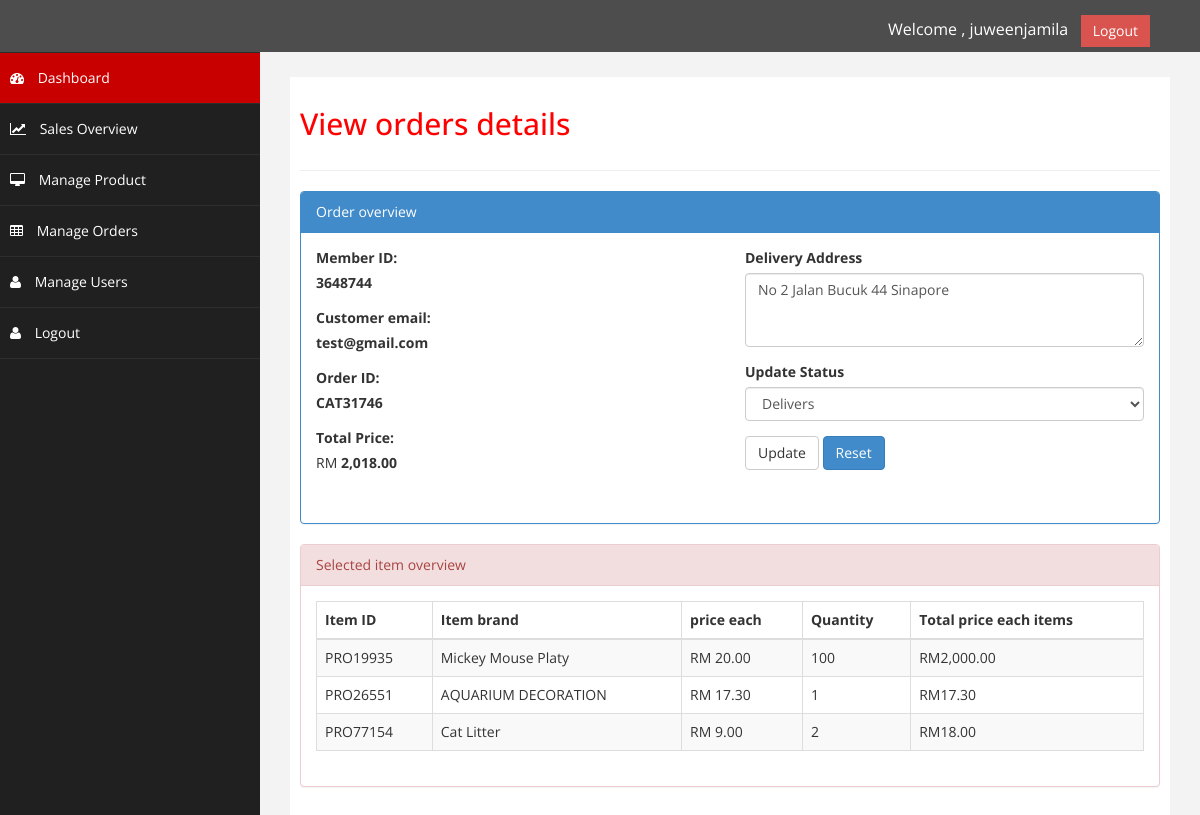
Screenshot of /admin/vieworder.php?id=CAT31746 (signed in) with the database file from the repository.
### tables this page shows
CREATE TABLE IF NOT EXISTS `ORDERS` (
  `orderid` varchar(10) NOT NULL,
  `memid` varchar(10) NOT NULL,
  `total` decimal(13,2) NOT NULL,
  `status` int(2) NOT NULL,
  `date` varchar(30) NOT NULL,
  PRIMARY KEY (`orderid`)
);

CREATE TABLE IF NOT EXISTS `users` (
  `memid` varchar(10) NOT NULL,
  `username` varchar(30) NOT NULL,
  `fname` varchar(10) NOT NULL,
  `lname` varchar(10) NOT NULL,
  `password` varchar(30) NOT NULL,
  `email` varchar(30) NOT NULL,
  `address` varchar(200) NOT NULL,
  `tel` varchar(15) NOT NULL,
  `level` varchar(50) NOT NULL,
  `status` varchar(5) NOT NULL,
  PRIMARY KEY (`memid`)
);

CREATE TABLE IF NOT EXISTS `order_item` (
  `uuid` varchar(20) NOT NULL,
  `orderid` varchar(10) NOT NULL,
  `qty` varchar(10) NOT NULL,
  `type` varchar(10) NOT NULL
);

CREATE TABLE IF NOT EXISTS `PRODUCT` (
  `uuid` varchar(100) NOT NULL,
  `brand` varchar(30) NOT NULL,
  `type` varchar(30) NOT NULL,
  `info` varchar(255) NOT NULL,
  `price` decimal(13,2) NOT NULL,
  `image_id` varchar(80) NOT NULL,
  `stock` varchar(10) NOT NULL,
  PRIMARY KEY (`uuid`)
);

### admin/vieworder.php (the view, shortened to what this page needs)
<!DOCTYPE html>
<?php
require('core.php');
$id = $_GET['id'];
$qr = mysql_query("SELECT brand,price,qty,order_item.uuid FROM PRODUCT,order_item WHERE orderid = '$id' and PRODUCT.uuid = order_item.uuid");
?>
<html xmlns="http://www.w3.org/1999/xhtml">
<head>
    <link href="assets/css/bootstrap.css" rel="stylesheet" />
    <link href="assets/css/font-awesome.css" rel="stylesheet" />
    <link href="assets/css/custom.css" rel="stylesheet" />
</head>
<body>
    <div id="wrapper">
        <nav class="navbar navbar-default navbar-cls-top " role="navigation" style="margin-bottom: 0">
  <div style="color: white;
padding: 15px 50px 5px 50px;
float: right;
font-size: 16px;">Welcome , <?php echo $_SESSION['admin'] ?> &nbsp; <a href="../main/logout.php" class="btn btn-danger square-btn-adjust">Logout</a> </div>
        </nav>
                <?php sideMenu() ?>
        <div id="page-wrapper" >
            <div id="page-inner">
                <div class="row">
                    <div class="col-md-12">
                     <h2>View orders details</h2>
                    </div>
                </div>
                 <hr />
               <div class="row">
                <div class="col-md-12">
                  <div class="panel panel-primary">
                      <div class="panel-heading">
                        Order overview
                      </div>
                      <div class="panel-body">
                          <div class="row">
                              <div class="col-md-6">
                                  <?php viewOrder(); ?>
                          </div>
                      </div>
                  </div>
                </div>
            </div>
            <div class="col-md-20">
              <div class="panel panel-danger">
                  <div class="panel-heading">
                  Selected item overview
                  </div>
                  <div class="panel-body">
                      <div class="table-responsive">
                          <table class="table table-striped table-bordered table-hover">
                              <thead>
                                  <tr>
                                      <th>Item ID</th>
                                      <th>Item brand</th>
                                      <th>price each</th>
                                      <th>Quantity</th>
                                      <th>Total price each items</th>
                                  </tr>
                              </thead>
                              <tbody>
                                <?php while ($brang = mysql_fetch_array($qr)){ ?>
                                  <tr>
                                      <td><?php echo $brang['uuid'] ?></td>
                                      <td><?php echo $brang['brand'] ?></td>
                                      <td>RM <?php echo $brang['price'] ?></td>
                                      <td><?php echo $brang['qty'] ?></td>
                                      <td>RM<?php echo number_format(($brang['price'] * $brang['qty']), 2)  ?></td>
                                  </tr>
                                  <?php } ?>
                              </tbody>
                          </table>
                      </div>
                  </div>
            </div>
        </div>
    </div>
            </div>
        </div>
</body>
</html>

### admin/core.php (shortened to what this page needs)
<?php
function sideMenu(){
  echo '<nav class="navbar-default navbar-side" role="navigation">
<div class="sidebar-collapse">
  <ul class="nav" id="main-menu">
<li class="text-center">
</li>
      <li>
          <a class="active-menu"  href="index.php"><i class="fa fa-dashboard"></i> Dashboard</a>
      </li>
      <li>
         <a  href="analytic.php"><i class="fa fa-line-chart"></i> Sales Overview</a>
     </li>
       <li>
          <a  href="productList.php"><i class="fa fa-desktop"></i> Manage Product</a>
      </li>
      <li>
          <a  href="orders.php"><i class="fa fa-table"></i></i> Manage Orders</a>
      </li>
      <li>
          <a  href="users.php"><i class="fa fa-user"></i></i> Manage Users</a>
      </li>
      <li>
          <a  href="../main/logout.php"><i class="fa fa-user"></i></i> Logout</a>
      </li>
          </ul>
        </li>
  </ul>
</div>
</nav>';
}
function viewOrder(){
  $id = $_GET['id'];
  $qr = mysql_query("SELECT users.memid,email,total,address,ORDERS.status,orderid FROM users,ORDERS WHERE orderid = '$id' and ORDERS.memid = users.memid");
  if(!$qr){
    die (mysql_error());
  }else {
    while ($data = mysql_fetch_assoc($qr)) {
      echo '<form method="post" action="updateStat.php?id='.$data['orderid'].'">
          <div class="form-group">
              <label>Member ID:</label>
              <br>
              <b>'.$data['memid'].'</b>
          </div>
          <div class="form-group">
              <label>Customer email:</label>
              <br>
              <b>'.$data['email'].'</b>
          </div>
          <div class="form-group">
              <label>Order ID:</label>
              <br>
              <b>'.$data['orderid'].'</b>
          </div>
          <div class="form-group">
              <label>Total Price:</label>
              <br>
              RM <b>'.number_format($data['total'],2).'</b>
          </div>
      <br />
    </div>
  <div class="col-md-6">
  <div class="form-group">
      <label>Delivery Address</label>
      <textarea class="form-control" rows="3" name="desc">'.$data['address'].'</textarea>
  </div>
    <div class="form-group">
        <label>Update Status</label>
        <select class="form-control" name="stat">
            <option value="1">Delivers</option>
            <option value="0">Pending</option>
            <option value="2">Issue</option>
        </select>
    </div>
      <button type="submit" name="update" class="btn btn-default">Update</button>
      <button type="reset" class="btn btn-primary">Reset</button>
  </div>
</form>';
    }
  }
}

### admin/assets/css/custom.css (style rules this page uses)
body { font-family: 'Open Sans', sans-serif; }
#wrapper { width: 100%; background:#202020; }
#page-wrapper { padding: 15px 15px; min-height: 600px; background:#F3F3F3; }
#page-inner { width:100%; margin:10px 20px 10px 0px; background-color:#fff!important; padding:10px; min-height:1200px; }
h2 { color: #f00; }
.square-btn-adjust { border: 0px solid transparent; -webkit-border-radius: 0px; -moz-border-radius: 0px; border-radius: 0px; }
.active-menu { background-color:#C90000!important; }
.sidebar-collapse , .sidebar-collapse .nav { background:none; }
.sidebar-collapse .nav { padding:0; }
.sidebar-collapse .nav > li > a { color:#fff; background:#202020; text-shadow:none; }
.sidebar-collapse > .nav > li > a { padding:15px 10px; }
.sidebar-collapse > .nav > li { border-bottom: 1px solid rgba(107, 108, 109, 0.19); }
.navbar-side { border:none; background-color: #202020; }
.navbar-cls-top { background:#4D4D4D; border-bottom:none; }
.navbar-default { border:0px solid black; }
.nav > li > a > i { margin-right:10px; }
@media (min-width:768px) { #page-wrapper { margin: 0 0 0 260px; padding: 15px 30px; min-height: 1200px; } }
@media (min-width:768px) { .navbar-side { z-index: 1; position: absolute; width: 260px; } }
@media (min-width:768px) { .navbar { border-radius: 0px; } }

### rows the page displays
orders: memid.memid "3648744", memid.email "test@gmail.com", orderid "CAT31746", total "2,018.00", desc "No 2 Jalan Bucuk 44 Sinapore"
order_item: uuid "PRO19935", uuid.brand "Mickey Mouse Platy", uuid.price "20.00", qty "100", $brang['price'] * $brang['qty'] "2,000.00"
order_item: uuid "PRO26551", uuid.brand "AQUARIUM DECORATION", uuid.price "17.30", qty "1", $brang['price']*$brang['qty'] "17.30"
order_item: uuid "PRO77154", uuid.brand "Cat Litter", uuid.price "9.00", qty "2", $brang['price'] * $brang['qty'] "18.00"

### other values shown
$_SESSION['admin'] "juweenjamila"
